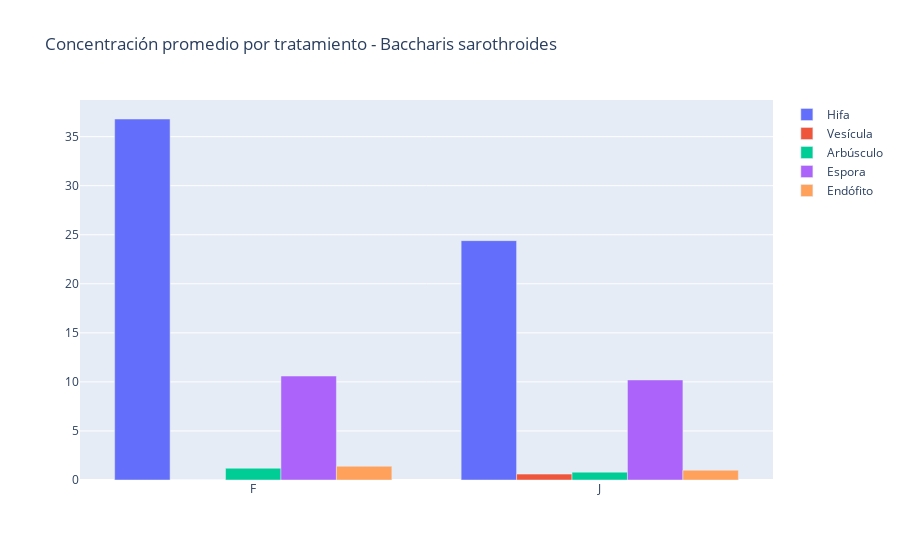

Notebook code for this chart:
### Code cell
tratamiento1 = df_mico_grouped1["Sitio"].unique()

fig = go.Figure(data=[
    go.Bar(name='Hifa', x=tratamiento1, y=df_mico_grouped[(df_mico_grouped["Especie"] == 'Baccharis sarothroides')]["Hifa"]),    
    go.Bar(name='Vesícula', x=tratamiento1, y=df_mico_grouped[(df_mico_grouped["Especie"] == 'Baccharis sarothroides')]["Vesícula"]),
    go.Bar(name='Arbúsculo', x=tratamiento1, y=df_mico_grouped[(df_mico_grouped["Especie"] == 'Baccharis sarothroides')]["Arbúsculo"]),
    go.Bar(name='Espora', x=tratamiento1, y=df_mico_grouped[(df_mico_grouped["Especie"] == 'Baccharis sarothroides')]["Espora"]),
    go.Bar(name='Endófito', x=tratamiento1, y=df_mico_grouped[(df_mico_grouped["Especie"] == 'Baccharis sarothroides')]["Endófito"]),
])
# Change the bar mode
fig.update_layout(barmode='group', title='Concentración promedio por tratamiento - Baccharis sarothroides')
fig.show()

### Figure 1 — Plotly figure (JSON) as saved in the notebook; plotly's stock layout.template omitted (floating-point values rounded to 4 significant figures)
{"data": [{"name": "Hifa", "type": "bar", "x": ["F", "J"], "y": [36.8, 24.4]}, {"name": "Vesícula", "type": "bar", "x": ["F", "J"], "y": [0, 0.6]}, {"name": "Arbúsculo", "type": "bar", "x": ["F", "J"], "y": [1.2, 0.8]}, {"name": "Espora", "type": "bar", "x": ["F", "J"], "y": [10.6, 10.2]}, {"name": "Endófito", "type": "bar", "x": ["F", "J"], "y": [1.4, 1]}], "layout": {"barmode": "group", "title": {"text": "Concentración promedio por tratamiento - Baccharis sarothroides"}}}
